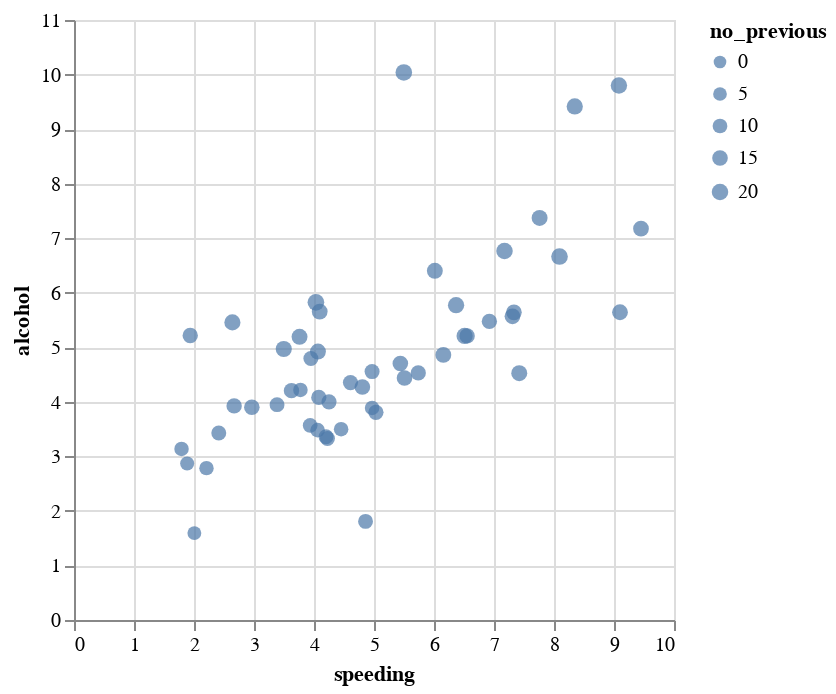

Notebook code for this chart:
### Code cell
alt.Chart(df_crashes).mark_circle().encode(
    x='speeding',
    y='alcohol',
    size = alt.Size('no_previous', scale=alt.Scale(range=[40,70]))
)

### Figure 1 — Vega-Lite specification as saved in the notebook (floating-point values rounded to 4 significant figures)
{"config": {"view": {"continuousWidth": 300, "continuousHeight": 300}}, "data": {"name": "data-b0ec2dba3d672cbe7b719808830b6462"}, "mark": {"type": "circle"}, "encoding": {"size": {"field": "no_previous", "scale": {"range": [40, 70]}, "type": "quantitative"}, "x": {"field": "speeding", "type": "quantitative"}, "y": {"field": "alcohol", "type": "quantitative"}}, "$schema": "https://vega.github.io/schema/vega-lite/v5.14.1.json", "datasets": {"data-b0ec2dba3d672cbe7b719808830b6462": [{"total": 18.8, "speeding": 7.332, "alcohol": 5.64, "not_distracted": 18.05, "no_previous": 15.04, "ins_premium": 784.5, "ins_losses": 145.1, "abbrev": "AL"}, {"total": 18.1, "speeding": 7.421, "alcohol": 4.525, "not_distracted": 16.29, "no_previous": 17.01, "ins_premium": 1053.0, "ins_losses": 133.9, "abbrev": "AK"}, {"total": 18.6, "speeding": 6.51, "alcohol": 5.208, "not_distracted": 15.62, "no_previous": 17.86, "ins_premium": 899.5, "ins_losses": 110.3, "abbrev": "AZ"}, {"total": 22.4, "speeding": 4.032, "alcohol": 5.824, "not_distracted": 21.06, "no_previous": 21.28, "ins_premium": 827.3, "ins_losses": 142.4, "abbrev": "AR"}, {"total": 12.0, "speeding": 4.2, "alcohol": 3.36, "not_distracted": 10.92, "no_previous": 10.68, "ins_premium": 878.4, "ins_losses": 165.6, "abbrev": "CA"}, {"total": 13.6, "speeding": 5.032, "alcohol": 3.808, "not_distracted": 10.74, "no_previous": 12.92, "ins_premium": 835.5, "ins_losses": 139.9, "abbrev": "CO"}, {"total": 10.8, "speeding": 4.968, "alcohol": 3.888, "not_distracted": 9.396, "no_previous": 8.856, "ins_premium": 1069.0, "ins_losses": 167.0, "abbrev": "CT"}, {"total": 16.2, "speeding": 6.156, "alcohol": 4.86, "not_distracted": 14.09, "no_previous": 16.04, "ins_premium": 1138.0, "ins_losses": 151.5, "abbrev": "DE"}, {"total": 5.9, "speeding": 2.006, "alcohol": 1.593, "not_distracted": 5.9, "no_previous": 5.9, "ins_premium": 1274.0, "ins_losses": 136.1, "abbrev": "DC"}, {"total": 17.9, "speeding": 3.759, "alcohol": 5.191, "not_distracted": 16.47, "no_previous": 16.83, "ins_premium": 1160.0, "ins_losses": 144.2, "abbrev": "FL"}, {"total": 15.6, "speeding": 2.964, "alcohol": 3.9, "not_distracted": 14.82, "no_previous": 14.51, "ins_premium": 913.1, "ins_losses": 142.8, "abbrev": "GA"}, {"total": 17.5, "speeding": 9.45, "alcohol": 7.175, "not_distracted": 14.35, "no_previous": 15.22, "ins_premium": 861.2, "ins_losses": 120.9, "abbrev": "HI"}, {"total": 15.3, "speeding": 5.508, "alcohol": 4.437, "not_distracted": 13.01, "no_previous": 14.99, "ins_premium": 642.0, "ins_losses": 82.75, "abbrev": "ID"}, {"total": 12.8, "speeding": 4.608, "alcohol": 4.352, "not_distracted": 12.03, "no_previous": 12.29, "ins_premium": 803.1, "ins_losses": 139.2, "abbrev": "IL"}, {"total": 14.5, "speeding": 3.625, "alcohol": 4.205, "not_distracted": 13.78, "no_previous": 13.78, "ins_premium": 710.5, "ins_losses": 108.9, "abbrev": "IN"}, {"total": 15.7, "speeding": 2.669, "alcohol": 3.925, "not_distracted": 15.23, "no_previous": 13.66, "ins_premium": 649.1, "ins_losses": 114.5, "abbrev": "IA"}, {"total": 17.8, "speeding": 4.806, "alcohol": 4.272, "not_distracted": 13.71, "no_previous": 15.13, "ins_premium": 780.5, "ins_losses": 133.8, "abbrev": "KS"}, {"total": 21.4, "speeding": 4.066, "alcohol": 4.922, "not_distracted": 16.69, "no_previous": 16.26, "ins_premium": 872.5, "ins_losses": 137.1, "abbrev": "KY"}, {"total": 20.5, "speeding": 7.175, "alcohol": 6.765, "not_distracted": 14.96, "no_previous": 20.09, "ins_premium": 1282.0, "ins_losses": 194.8, "abbrev": "LA"}, {"total": 15.1, "speeding": 5.738, "alcohol": 4.53, "not_distracted": 13.14, "no_previous": 12.68, "ins_premium": 661.9, "ins_losses": 96.57, "abbrev": "ME"}, {"total": 12.5, "speeding": 4.25, "alcohol": 4.0, "not_distracted": 8.875, "no_previous": 12.38, "ins_premium": 1049.0, "ins_losses": 192.7, "abbrev": "MD"}, {"total": 8.2, "speeding": 1.886, "alcohol": 2.87, "not_distracted": 7.134, "no_previous": 6.56, "ins_premium": 1011.0, "ins_losses": 135.6, "abbrev": "MA"}, {"total": 14.1, "speeding": 3.384, "alcohol": 3.948, "not_distracted": 13.39, "no_previous": 10.86, "ins_premium": 1111.0, "ins_losses": 152.3, "abbrev": "MI"}, {"total": 9.6, "speeding": 2.208, "alcohol": 2.784, "not_distracted": 8.448, "no_previous": 8.448, "ins_premium": 777.2, "ins_losses": 133.3, "abbrev": "MN"}, {"total": 17.6, "speeding": 2.64, "alcohol": 5.456, "not_distracted": 1.76, "no_previous": 17.6, "ins_premium": 896.1, "ins_losses": 155.8, "abbrev": "MS"}, {"total": 16.1, "speeding": 6.923, "alcohol": 5.474, "not_distracted": 14.81, "no_previous": 13.52, "ins_premium": 790.3, "ins_losses": 144.4, "abbrev": "MO"}, {"total": 21.4, "speeding": 8.346, "alcohol": 9.416, "not_distracted": 17.98, "no_previous": 18.19, "ins_premium": 816.2, "ins_losses": 85.15, "abbrev": "MT"}, {"total": 14.9, "speeding": 1.937, "alcohol": 5.215, "not_distracted": 13.86, "no_previous": 13.41, "ins_premium": 732.3, "ins_losses": 114.8, "abbrev": "NE"}, {"total": 14.7, "speeding": 5.439, "alcohol": 4.704, "not_distracted": 13.96, "no_previous": 14.55, "ins_premium": 1030.0, "ins_losses": 138.7, "abbrev": "NV"}, {"total": 11.6, "speeding": 4.06, "alcohol": 3.48, "not_distracted": 10.09, "no_previous": 9.628, "ins_premium": 746.5, "ins_losses": 120.2, "abbrev": "NH"}, {"total": 11.2, "speeding": 1.792, "alcohol": 3.136, "not_distracted": 9.632, "no_previous": 8.736, "ins_premium": 1302.0, "ins_losses": 159.8, "abbrev": "NJ"}, {"total": 18.4, "speeding": 3.496, "alcohol": 4.968, "not_distracted": 12.33, "no_previous": 18.03, "ins_premium": 869.9, "ins_losses": 120.8, "abbrev": "NM"}, {"total": 12.3, "speeding": 3.936, "alcohol": 3.567, "not_distracted": 10.82, "no_previous": 9.84, "ins_premium": 1234.0, "ins_losses": 150.0, "abbrev": "NY"}, {"total": 16.8, "speeding": 6.552, "alcohol": 5.208, "not_distracted": 15.79, "no_previous": 13.61, "ins_premium": 708.2, "ins_losses": 127.8, "abbrev": "NC"}, {"total": 23.9, "speeding": 5.497, "alcohol": 10.04, "not_distracted": 23.66, "no_previous": 20.55, "ins_premium": 688.8, "ins_losses": 109.7, "abbrev": "ND"}, {"total": 14.1, "speeding": 3.948, "alcohol": 4.794, "not_distracted": 13.96, "no_previous": 11.56, "ins_premium": 697.7, "ins_losses": 133.5, "abbrev": "OH"}, {"total": 19.9, "speeding": 6.368, "alcohol": 5.771, "not_distracted": 18.31, "no_previous": 18.71, "ins_premium": 881.5, "ins_losses": 178.9, "abbrev": "OK"}, {"total": 12.8, "speeding": 4.224, "alcohol": 3.328, "not_distracted": 8.576, "no_previous": 11.52, "ins_premium": 804.7, "ins_losses": 104.6, "abbrev": "OR"}, {"total": 18.2, "speeding": 9.1, "alcohol": 5.642, "not_distracted": 17.47, "no_previous": 16.02, "ins_premium": 906.0, "ins_losses": 153.9, "abbrev": "PA"}, {"total": 11.1, "speeding": 3.774, "alcohol": 4.218, "not_distracted": 10.21, "no_previous": 8.769, "ins_premium": 1149.0, "ins_losses": 148.6, "abbrev": "RI"}, {"total": 23.9, "speeding": 9.082, "alcohol": 9.799, "not_distracted": 22.94, "no_previous": 19.36, "ins_premium": 859.0, "ins_losses": 116.3, "abbrev": "SC"}, {"total": 19.4, "speeding": 6.014, "alcohol": 6.402, "not_distracted": 19.01, "no_previous": 16.68, "ins_premium": 669.3, "ins_losses": 96.87, "abbrev": "SD"}, {"total": 19.5, "speeding": 4.095, "alcohol": 5.655, "not_distracted": 15.99, "no_previous": 15.79, "ins_premium": 767.9, "ins_losses": 155.6, "abbrev": "TN"}, {"total": 19.4, "speeding": 7.76, "alcohol": 7.372, "not_distracted": 17.65, "no_previous": 16.88, "ins_premium": 1005.0, "ins_losses": 156.8, "abbrev": "TX"}, {"total": 11.3, "speeding": 4.859, "alcohol": 1.808, "not_distracted": 9.944, "no_previous": 10.85, "ins_premium": 809.4, "ins_losses": 109.5, "abbrev": "UT"}, {"total": 13.6, "speeding": 4.08, "alcohol": 4.08, "not_distracted": 13.06, "no_previous": 12.92, "ins_premium": 716.2, "ins_losses": 109.6, "abbrev": "VT"}, {"total": 12.7, "speeding": 2.413, "alcohol": 3.429, "not_distracted": 11.05, "no_previous": 11.18, "ins_premium": 769.0, "ins_losses": 153.7, "abbrev": "VA"}, {"total": 10.6, "speeding": 4.452, "alcohol": 3.498, "not_distracted": 8.692, "no_previous": 9.116, "ins_premium": 890.0, "ins_losses": 111.6, "abbrev": "WA"}, {"total": 23.8, "speeding": 8.092, "alcohol": 6.664, "not_distracted": 23.09, "no_previous": 20.71, "ins_premium": 992.6, "ins_losses": 152.6, "abbrev": "WV"}, {"total": 13.8, "speeding": 4.968, "alcohol": 4.554, "not_distracted": 5.382, "no_previous": 11.59, "ins_premium": 670.3, "ins_losses": 106.6, "abbrev": "WI"}, {"total": 17.4, "speeding": 7.308, "alcohol": 5.568, "not_distracted": 14.09, "no_previous": 15.66, "ins_premium": 791.1, "ins_losses": 122.0, "abbrev": "WY"}]}}
